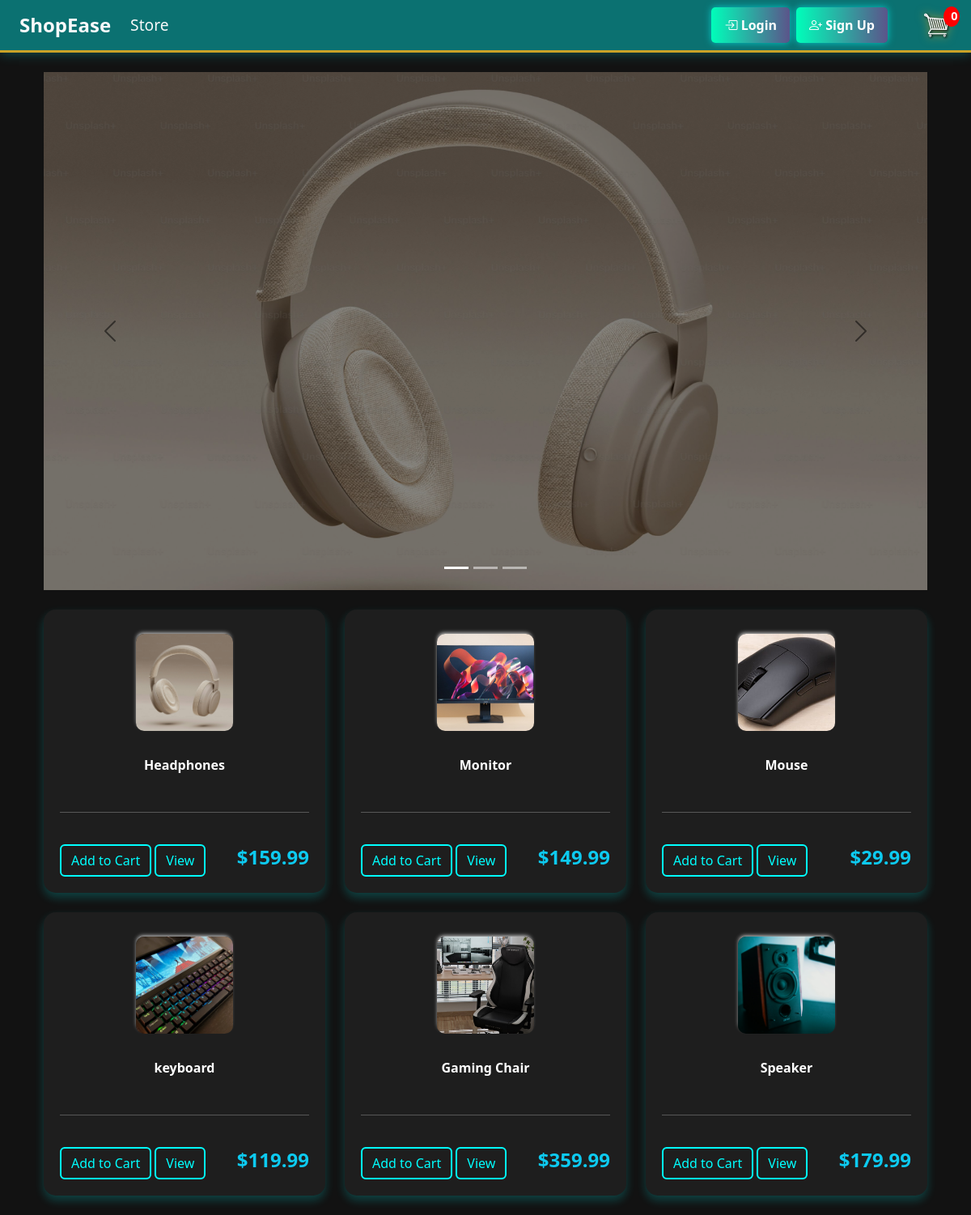
The page / on the database its author committed.
### store/models.py (models this page shows, shortened)
class Product(models.Model):
    name = models.CharField(max_length=200)
    price = models.FloatField()
    digital = models.BooleanField(default=False, null=True, blank=True)
    image = models.ImageField(null=True, blank=True)
    @property
    def imageURL(self):
        try:
            url = self.image.url
        except:
            url = ''
        return url

### store/views.py (the view)
# urls.py: path('', include('store.urls')),
def store(request):
    data = cartData(request)
    cartItems = data['cartItems']
    products = Product.objects.all()
    context = {'products': products, 'cartItems': cartItems}
    return render(request, 'store/store.html', context)

### store/utils.py (called while the page is built, shortened)
def cookieCart(request):
	try:
		cart = json.loads(request.COOKIES['cart'])
	except:
		cart = {}
		print('CART:', cart)
	items = []
	order = {'get_cart_total':0, 'get_cart_items':0, 'shipping':False}
	cartItems = order['get_cart_items']
	return {'cartItems':cartItems ,'order':order, 'items':items}

def cartData(request):
	if request.user.is_authenticated:
		customer = request.user.customer
		order, created = Order.objects.get_or_create(customer=customer, complete=False)
		items = order.orderitem_set.all()
		cartItems = order.get_cart_items
	else:
		cookieData = cookieCart(request)
		cartItems = cookieData['cartItems']
		order = cookieData['order']
		items = cookieData['items']
	return {'cartItems':cartItems ,'order':order, 'items':items}

### store/templates/store/store.html (shortened to what this page needs)
{% extends 'store/main.html' %}
{% load static %}
{% block content %}
<link rel="stylesheet" href="https://cdn.jsdelivr.net/npm/bootstrap@5.3.0/dist/css/bootstrap.min.css">
<link rel="stylesheet" href="https://cdn.jsdelivr.net/npm/bootstrap-icons/font/bootstrap-icons.css">
<div class="container">
    <div id="carouselExampleIndicators" class="carousel slide" data-bs-ride="carousel" data-bs-interval="5000" data-bs-pause="false">
        <div class="carousel-indicators">
            <button type="button" data-bs-target="#carouselExampleIndicators" data-bs-slide-to="0" class="active"></button>
            <button type="button" data-bs-target="#carouselExampleIndicators" data-bs-slide-to="1"></button>
            <button type="button" data-bs-target="#carouselExampleIndicators" data-bs-slide-to="2"></button>
        </div>
        <div class="carousel-inner">
            <div class="carousel-item active">
                <img src="{% static 'images/head.jpg' %}" class="d-block w-100" alt="Item 1">
            </div>
        </div>
        <button class="carousel-control-prev" type="button" data-bs-target="#carouselExampleIndicators" data-bs-slide="prev">
            <span class="carousel-control-prev-icon"></span>
        </button>
        <button class="carousel-control-next" type="button" data-bs-target="#carouselExampleIndicators" data-bs-slide="next">
            <span class="carousel-control-next-icon"></span>
        </button>
    </div>
</div>
<div class="container mt-4">
    <div class="row">
        {% for product in products|slice:":6" %}
        <div class="col-lg-4 col-md-6 mb-4">
            <div class="product-card">
                <img class="thumbnail" src="{{ product.imageURL }}" alt="{{ product.name }}">
                <h6><strong>{{ product.name }}</strong></h6>
                <hr>
                <div class="d-flex justify-content-between align-items-center">
                    <div>
                        <button data-product="{{ product.id }}" data-action="add" class="btn add-btn update-cart">Add to Cart</button>
                        <button class="btn view-btn" data-bs-toggle="modal" data-bs-target="#productModal{{ product.id }}">View</button>
                    </div>
                    <h4 class="text-info"><strong>${{ product.price }}</strong></h4>
                </div>
            </div>
        </div>
        {% endfor %}
    </div>
</div>
{% endblock content %}

### static/css/main.css (style rules this page uses)
body { background-color: hsl(0, 0%, 98%); }
h1,h2,h3,h4,h5,h6 { color:hsl(0, 0%, 30%); }
.thumbnail { width: 100%; height: 200px; -webkit-box-shadow: -1px -3px 5px -2px rgba(214,214,214,1); -moz-box-shadow: -1px -3px 5px -2px rgba(214,214,214,1); box-shadow: -1px -3px 5px -2px rgba(214,214,214,1); }
.col-lg-4, .col-lg-6, .col-lg-8, .col-lg-12 { margin-top: 10px; }
.btn { border-radius: 0; }

### store/templates/store/store.html (style rules this page uses)
body { background-color: #121212; color: #e0e0e0; }
.carousel-inner img { width: 100vw; height: 80vh; object-fit: cover; filter: brightness(0.6); }
.carousel-control-prev-icon, .carousel-control-next-icon { filter: invert(100%); }
.product-card { background: #1e1e1e; color: white; text-align: center; border-radius: 15px; box-shadow: 0 6px 12px rgba(0, 255, 255, 0.2); padding: 20px; transition: transform 0.3s ease-in-out, box-shadow 0.3s; height: 350px; display: flex; flex-direction: column; justify-content: space-between; }
.thumbnail { width: 120px; height: 120px; object-fit: cover; border-radius: 10px; margin: 10px auto; }
.add-btn, .view-btn { background-color: transparent; border: 2px solid cyan; color: cyan; transition: 0.3s; }

### rows shown on the page
Product: imageURL (picture), name "Headphones", price "159.99"
Product: imageURL (picture), name "Monitor", price "149.99"
Product: imageURL (picture), name "Mouse", price "29.99"
Product: imageURL (picture), name "keyboard", price "119.99"
Product: imageURL (picture), name "Gaming Chair", price "359.99"
Product: imageURL (picture), name "Speaker", price "179.99"

### other values the page prints
{{ cartItems }} "0"
